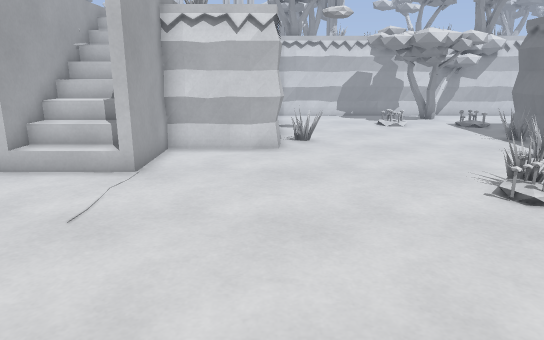
[1] (above)

24 first-person views from a walk through a 3-D level made in the Godot game engine. The camera is 1.4 m above the floor, tilts 14° down and sees 70° across. The floor is counted in squares, 0.5 m on a side. Each view is taken from the middle of a square. On the plan, view 1 faces up. The plan holds only what a view shows up to about 20 squares ahead; the rest is blank. The place goes on beyond the plan.

[2]
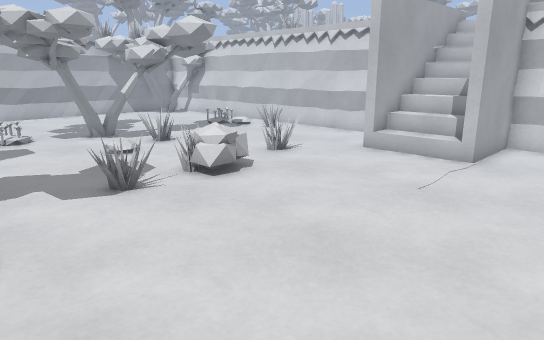

[3]
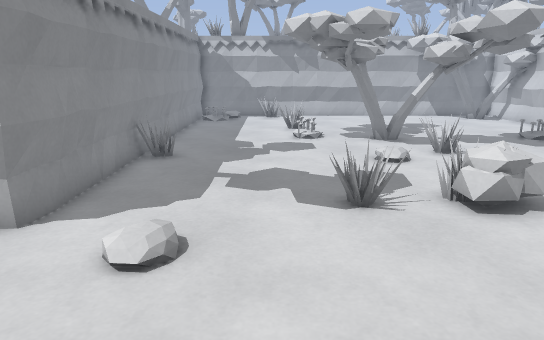

[4]
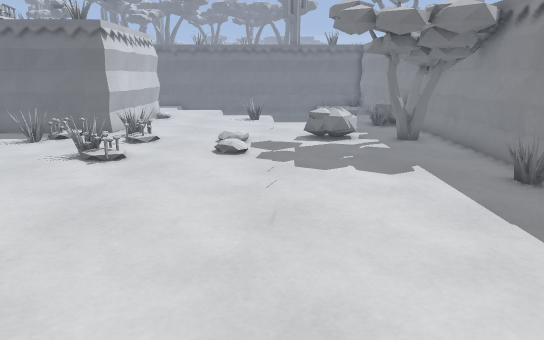

[5]
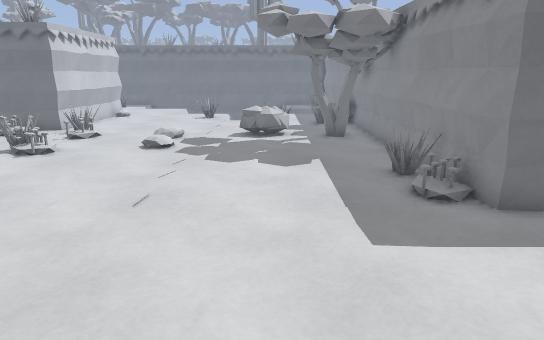

[6]
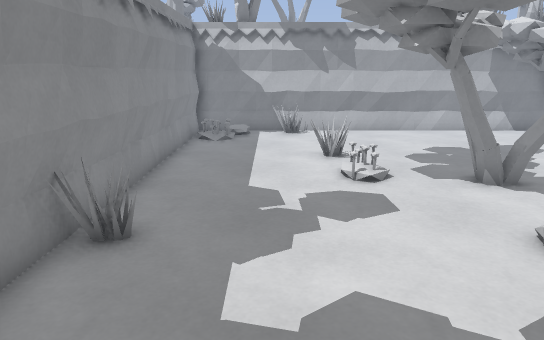

[7]
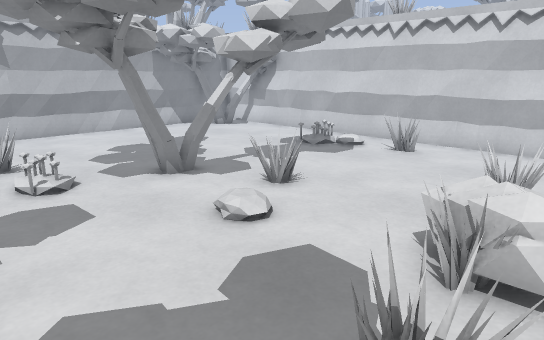

[8]
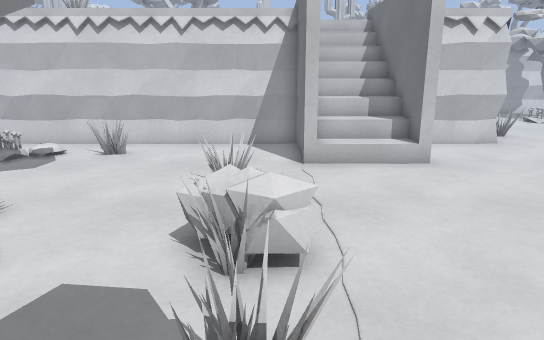

[9]
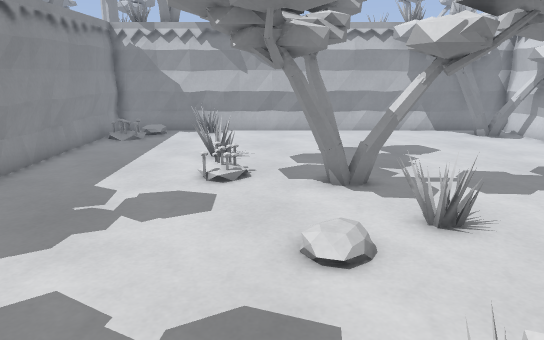

[10]
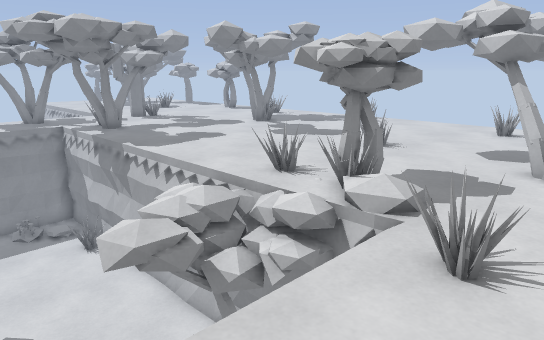

[11]
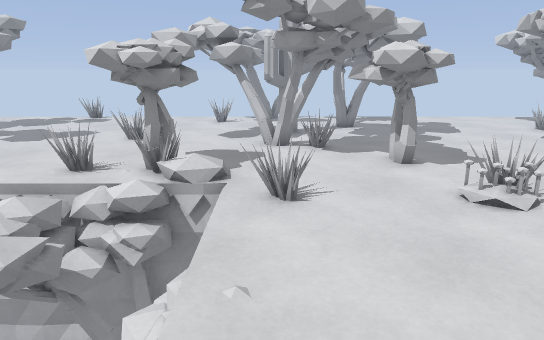

[12]
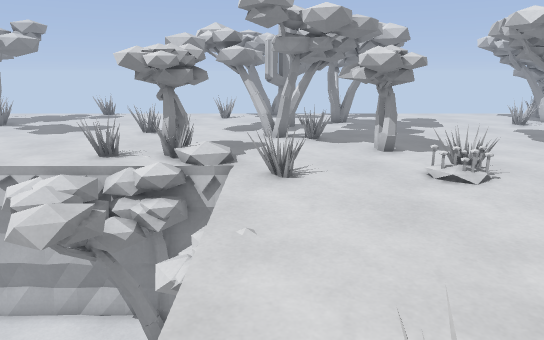

[13]
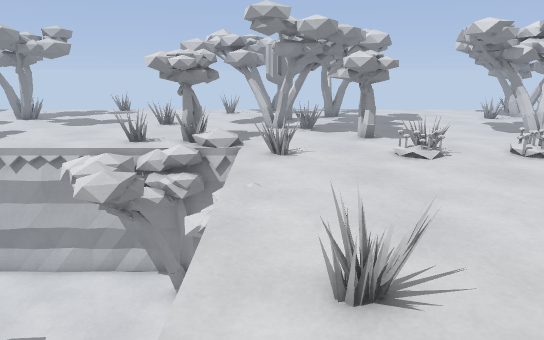

[14]
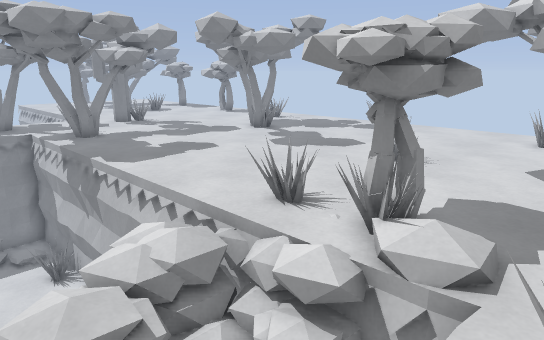

[15]
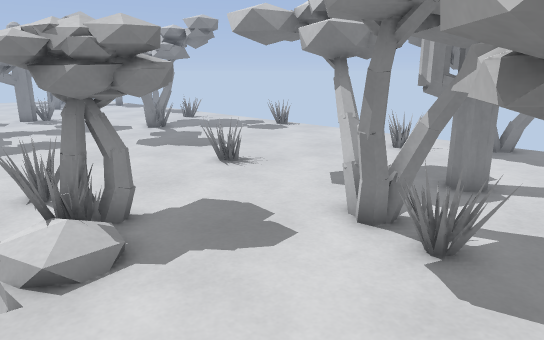

[16]
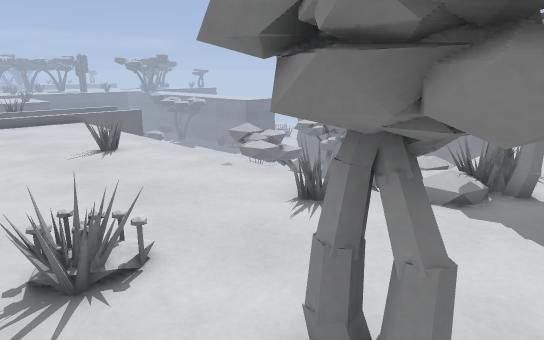

[17]
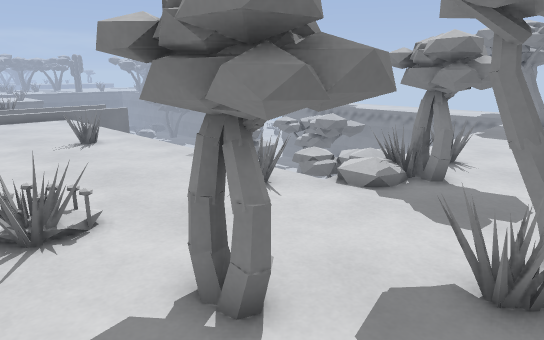

[18]
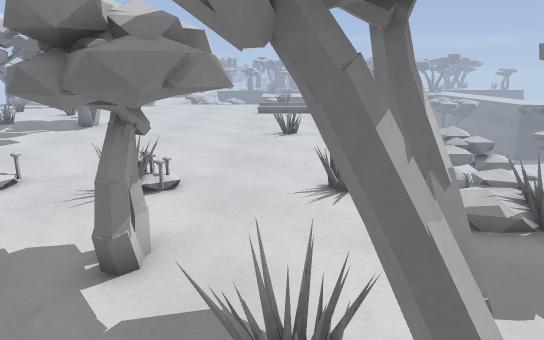

[19]
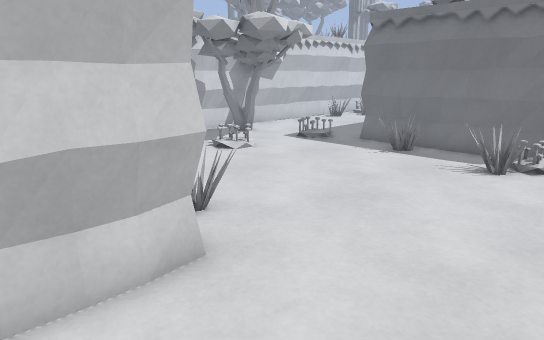

[20]
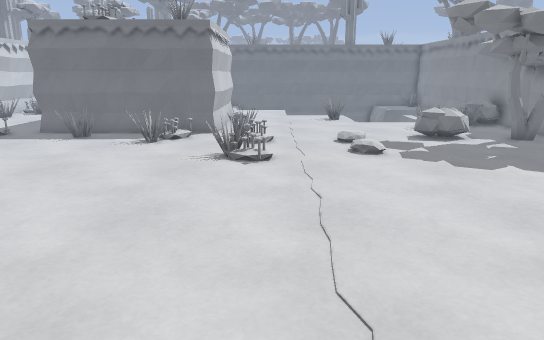

[21]
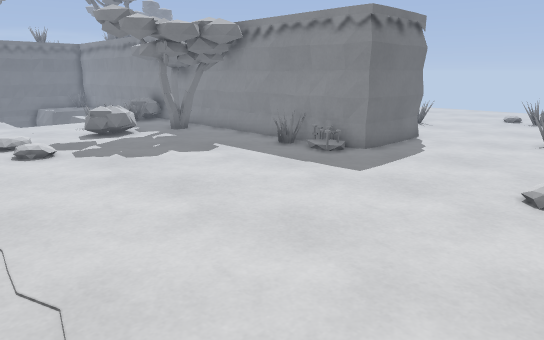

[22]
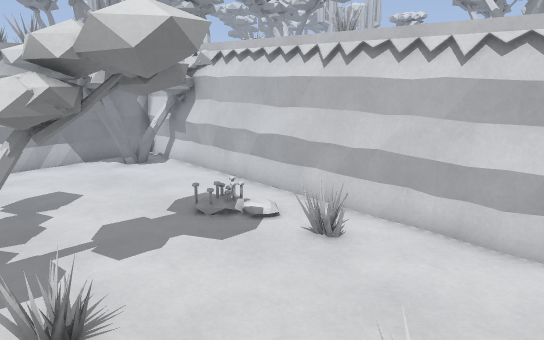

[23]
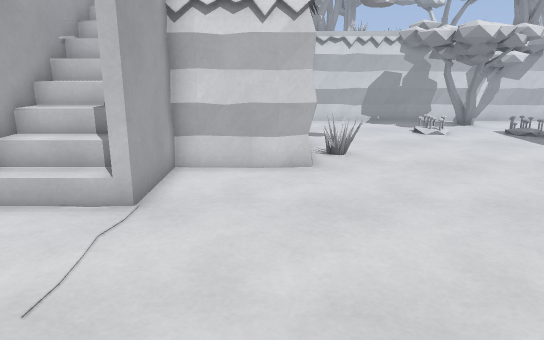

[24]
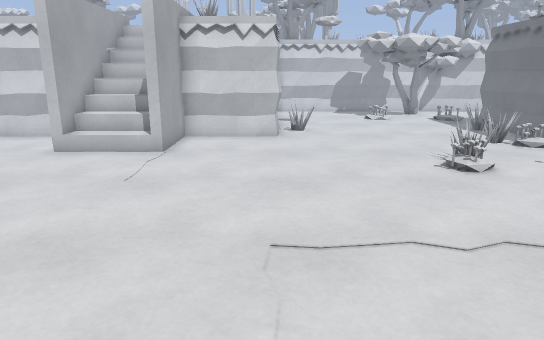

### Floor plan
Key: @ floor where view 1 was taken; # wall or solid block; . main floor; : floor 0.25 m higher than the main floor; + floor 0.5 m higher than the main floor; * floor 2.5 m higher than the main floor; % floor 2.75 m higher than the main floor; / step, stairs or slope; = window, fence, low wall or low ledge; ^ raised ledge; v drop or lower ground; T thing the floor can be seen under or through; O other object.
Columns run from 37 left of view 1 to 13 right of it. Each row starts with its distance up from view 1.
 23   ********************                   .....##..
 22   *******===**********                .....//.  ...
 21  ****TTTT*=/**********                . ..../...O..
 20  ****TTTT****************             . ...........
 19 *** TTTTT********************/        ...........#
 18 #**TTTT************==********/////    .........=.#
 17 #**TTT****=*******===******* ////==   ==.......==#
 16 ###=T****===***************  ////=   #==.......==#
 15 * ##******=#=*###############////=####...........#
 14 * ##**TT%%v===#..............v///#............==.#
 13 ******TTTTT=# .....//===.....#///#............==/#
 12 ******TTTTTT .....///.=......#///#............=//#
 11 ****** TTT.TT....../.........#///#...............##
 10 *===***==T.................................==...==
  9 **=******v................===..............#=.O===.
  8 **********..........T.....==.......................
  7 **********......... TT=............................
  6 **********.........TTT==...//......................
  5 **********........TT..=..../+#..............:///...
  4 **********........TTT..:...==...............:.//...
  3 *  *******.........TT.......=......................
  2 *##*******......=.#........===.....................
  1 =# ****** .....===..........=..................==.
  0    *****##==....=....................@.........##==
 -1    *****##==....................................=#=
 -2        =##//..................:...............##..
 -3      ### #///...........................=....##=##
 -4       ^ ##.//.........==..............O==....##
 -5          #####################.......#########

Where each view was taken, in squares from view 1:
view 1: 0 up, 0 right, facing up
view 2: 2 down, 0 right, facing up-left
view 3: 0 up, 1 left, facing left
view 4: 3 up, 7 left, facing right
view 5: 0 up, 8 left, facing right
view 6: 1 down, 8 left, facing left
view 7: 1 down, 8 left, facing up-left
view 8: 1 down, 9 left, facing up
view 9: 3 up, 8 left, facing left
view 10: 18 up, 21 left, facing down-left
view 11: 16 up, 18 left, facing left
view 12: 16 up, 16 left, facing left
view 13: 16 up, 13 left, facing left
view 14: 16 up, 23 left, facing down-left
view 15: 20 up, 27 left, facing down-left
view 16: 23 up, 32 left, facing down-right
view 17: 23 up, 34 left, facing down-right
view 18: 18 up, 36 left, facing right
view 19: 10 up, 3 left, facing up-right
view 20: 8 up, 7 left, facing right
view 21: 8 up, 8 left, facing down-right
view 22: 5 up, 9 left, facing up-left
view 23: 3 up, 1 left, facing up
view 24: 3 down, 0 right, facing up
